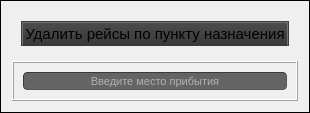
         <widget class="QFrame" name="frame_17">
          <property name="frameShape">
           <enum>QFrame::Panel</enum>
          </property>
          <property name="frameShadow">
           <enum>QFrame::Plain</enum>
          </property>
          <property name="lineWidth">
           <number>1</number>
          </property>
          <layout class="QVBoxLayout" name="verticalLayout_8">
           <item>
            <layout class="QVBoxLayout" name="verticalLayout_7">
             <item>
              <widget class="QFrame" name="frame_18">
               <property name="frameShape">
                <enum>QFrame::NoFrame</enum>
               </property>
               <property name="frameShadow">
                <enum>QFrame::Raised</enum>
               </property>
               <property name="lineWidth">
                <number>3</number>
               </property>
               <layout class="QHBoxLayout" name="horizontalLayout_9">
                <item>
                 <widget class="QPushButton" name="deleteButton">
                  <property name="enabled">
                   <bool>false</bool>
                  </property>
                  <property name="font">
                   <font>
                    <family>Microsoft Sans Serif</family>
                    <pointsize>11</pointsize>
                   </font>
                  </property>
                  <property name="styleSheet">
                   <string notr="true">QPushButton{
	border-style: outset;
	border-width: 2px;
	border-top-color: qlineargradient(spread:pad, x1:0.5, y1:0.6, x2:0.5, y2:0.4, stop:0 rgba(115, 115, 115, 255), stop:1 rgba(62, 62, 62, 255));
	border-right-color: qlineargradient(spread:pad, x1:0.4, y1:0.5, x2:0.6, y2:0.5, stop:0 rgba(115, 115, 115, 255), stop:1 rgba(62, 62, 62, 255));
	border-left-color: qlineargradient(spread:pad, x1:0.6, y1:0.5, x2:0.4, y2:0.5, stop:0 rgba(115, 115, 115, 255), stop:1 rgba(62, 62, 62, 255));
	border-bottom-color: rgb(58, 58, 58);
	border-bottom-width: 1px;
	border-style: solid;
	color: rgb(255, 255, 255);
	padding: 2px;
	background-color: qlineargradient(spread:pad, x1:0.5, y1:1, x2:0.5, y2:0, stop:0 rgba(77, 77, 77, 255), stop:1 rgba(97, 97, 97, 255));
}
QPushButton:hover{
	border-style: outset;
	border-width: 2px;
	border-top-color: qlineargradient(spread:pad, x1:0.5, y1:0.6, x2:0.5, y2:0.4, stop:0 rgba(180, 180, 180, 255), stop:1 rgba(110, 110, 110, 255));
	border-right-color: qlineargradient(spread:pad, x1:0.4, y1:0.5, x2:0.6, y2:0.5, stop:0 rgba(180, 180, 180, 255), stop:1 rgba(110, 110, 110, 255));
	border-left-color: qlineargradient(spread:pad, x1:0.6, y1:0.5, x2:0.4, y2:0.5, stop:0 rgba(180, 180, 180, 255), stop:1 rgba(110, 110, 110, 255));
	border-bottom-color: rgb(115, 115, 115);
	border-bottom-width: 1px;
	border-style: solid;
	color: rgb(255, 255, 255);
	padding: 2px;
	background-color: qlineargradient(spread:pad, x1:0.5, y1:1, x2:0.5, y2:0, stop:0 rgba(107, 107, 107, 255), stop:1 rgba(157, 157, 157, 255));
}
QPushButton:pressed{
	border-style: outset;
	border-width: 2px;
	border-top-color: qlineargradient(spread:pad, x1:0.5, y1:0.6, x2:0.5, y2:0.4, stop:0 rgba(62, 62, 62, 255), stop:1 rgba(22, 22, 22, 255));
	border-right-color: qlineargradient(spread:pad, x1:0.4, y1:0.5, x2:0.6, y2:0.5, stop:0 rgba(115, 115, 115, 255), stop:1 rgba(62, 62, 62, 255));
	border-left-color: qlineargradient(spread:pad, x1:0.6, y1:0.5, x2:0.4, y2:0.5, stop:0 rgba(115, 115, 115, 255), stop:1 rgba(62, 62, 62, 255));
	border-bottom-color: rgb(58, 58, 58);
	border-bottom-width: 1px;
	border-style: solid;
	color: rgb(255, 255, 255);
	padding: 2px;
	background-color: qlineargradient(spread:pad, x1:0.5, y1:1, x2:0.5, y2:0, stop:0 rgba(77, 77, 77, 255), stop:1 rgba(97, 97, 97, 255));
}
QPushButton:disabled{
	border-style: outset;
	border-width: 2px;
	border-top-color: qlineargradient(spread:pad, x1:0.5, y1:0.6, x2:0.5, y2:0.4, stop:0 rgba(115, 115, 115, 255), stop:1 rgba(62, 62, 62, 255));
	border-right-color: qlineargradient(spread:pad, x1:0.4, y1:0.5, x2:0.6, y2:0.5, stop:0 rgba(115, 115, 115, 255), stop:1 rgba(62, 62, 62, 255));
	border-left-color: qlineargradient(spread:pad, x1:0.6, y1:0.5, x2:0.4, y2:0.5, stop:0 rgba(115, 115, 115, 255), stop:1 rgba(62, 62, 62, 255));
	border-bottom-color: rgb(58, 58, 58);
	border-bottom-width: 1px;
	border-style: solid;
	color: rgb(0, 0, 0);
	padding: 2px;
	background-color: qlineargradient(spread:pad, x1:0.5, y1:1, x2:0.5, y2:0, stop:0 rgba(57, 57, 57, 255), stop:1 rgba(77, 77, 77, 255));
}</string>
                  </property>
                  <property name="text">
                   <string>Удалить рейсы по пункту назначения</string>
                  </property>
                 </widget>
                </item>
               </layout>
              </widget>
             </item>
             <item>
              <widget class="QFrame" name="frame_19">
               <property name="frameShape">
                <enum>QFrame::Box</enum>
               </property>
               <property name="frameShadow">
                <enum>QFrame::Raised</enum>
               </property>
               <layout class="QHBoxLayout" name="horizontalLayout_18">
                <item>
                 <widget class="QLineEdit" name="deleteLine">
                  <property name="sizePolicy">
                   <sizepolicy hsizetype="Preferred" vsizetype="Fixed">
                    <horstretch>0</horstretch>
                    <verstretch>0</verstretch>
                   </sizepolicy>
                  </property>
                  <property name="font">
                   <font>
                    <family>Microsoft Sans Serif</family>
                    <pointsize>8</pointsize>
                   </font>
                  </property>
                  <property name="styleSheet">
                   <string notr="true">	border-width: 1px; border-radius: 4px;
	border-color: rgb(58, 58, 58);
	border-style: inset;
	padding: 0 8px;
	color: rgb(255, 255, 255);
	background:rgb(100, 100, 100);
	selection-background-color: rgb(187, 187, 187);
	selection-color: rgb(60, 63, 65);
</string>
                  </property>
                  <property name="alignment">
                   <set>Qt::AlignCenter</set>
                  </property>
                  <property name="placeholderText">
                   <string>Введите место прибытия</string>
                  </property>
                 </widget>
                </item>
               </layout>
              </widget>
             </item>
            </layout>
           </item>
          </layout>
         </widget>
